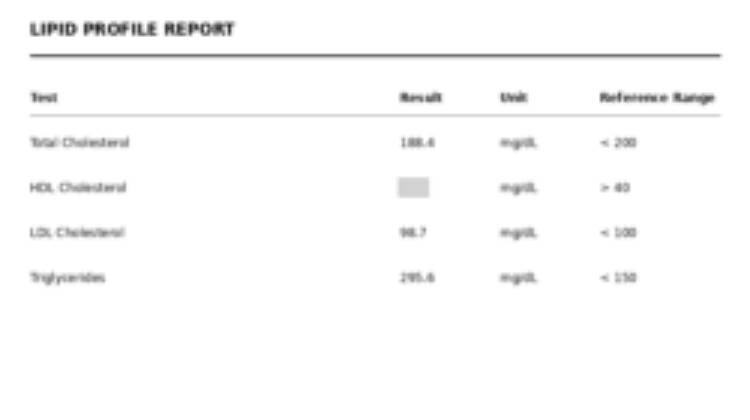
#> input picture dataset_A_synthetic/hard_visual_subset/doc_0021.jpg, 750 x 420 px; its folder holds only this picture in this run
$ python -i image_preflight.py   (imports and definitions only)   (older library calls are emulated)
#> lines starting #> are read from the running program, lines starting #| are printed output that depends on the picture; after the words box and inside, x2 and y2 are one past the last pixel; in counts of white or black regions, pixels touching at a corner belong together
#> further down, picture is the input picture: shape (420, 750, 3); min 33, max 255, mean 250.3
"""
src/image_preflight.py
======================
Standalone Image-Quality Preflight Assessment for BioTrace.

Performs non-destructive, deterministic quality screening on decoded clinical
document images before optical character recognition (OCR) or numerical constraint
verification is initiated.

Assesses:
  1. Input validity: array type, non-empty buffers, valid 2D/3D dimensions and channel layouts.
  2. Resolution adequacy: minimum width, height, and total pixel count.
  3. Focus / Blur estimation: Laplacian variance focus measure on normalized grayscale.
  4. Exposure status: extreme underexposure (near-black) and extreme overexposure (washed out).
  5. Localized specular glare: detects saturated highlight hotspots on non-white document canvases.

Threshold Policy & Limitations:
  - All thresholds are provisional engineering heuristics configured via `PreflightConfig`.
  - Laplacian variance measures high-frequency gradient energy; its raw magnitude is dependent
    on document layout, typography density, and native sensor resolution. It should NOT be
    interpreted as an absolute optical modulation transfer function (MTF).
  - Exposure thresholds evaluate global luminance distributions and do not replace multi-exposure
    radiometric calibration.
  - Quality scores and statuses must NEVER be used to authorize, alter, or validate clinical
    values, nor to override algebraic constraint verification.
  - Cropping / document-boundary detection is intentionally omitted from this initial version
    as reliable boundary extraction requires specialized corner/quadrilateral detection models.
"""

from dataclasses import dataclass
from typing import Any, Dict, List, Optional, Tuple
import cv2
import numpy as np


@dataclass(frozen=True)
class PreflightConfig:
    """
    Centralized, configurable thresholds and parameters for image quality preflight.
    All thresholds represent provisional engineering heuristics.
    """
    # Resolution heuristics
    min_width: int = 200
    min_height: int = 200
    min_total_pixels: int = 60_000  # e.g., 200x300 minimum bounding area

    # Focus / Blur heuristics (Laplacian variance on grayscale canvas)
    # Severe blur: < 30.0 indicates severe loss of character stroke fidelity
    # Borderline blur: 30.0 <= score < 80.0
    # Sharp: >= 80.0
    blur_threshold_severe: float = 30.0
    blur_threshold_sharp: float = 80.0

    # Exposure heuristics (8-bit grayscale luminance 0 - 255)
    underexposed_mean_threshold: float = 40.0
    overexposed_mean_threshold: float = 245.0
    overexposed_max_contrast_std: float = 15.0  # Washed out: high mean AND low standard deviation

    # Localized Glare heuristics
    glare_min_intensity: int = 250
    glare_min_fraction: float = 0.005  # Hotspot occupies at least 0.5% of canvas
    glare_max_fraction: float = 0.35   # Hotspot occupies at most 35% of canvas (distinguishes from white paper)
    glare_min_contrast_diff: float = 40.0  # 99th percentile luminance vs median luminance difference
    glare_min_component_pixels: int = 100  # Minimum connected blob area to avoid single-pixel noise


def _convert_to_grayscale(image: np.ndarray) -> np.ndarray:
    """
    Converts 2D, 3D (BGR/RGB), or 4D (BGRA/RGBA) image to single-channel 8-bit grayscale.
    Does NOT mutate the original image.
    """
    if image.ndim == 2:
        if image.dtype != np.uint8:
            return np.clip(image, 0, 255).astype(np.uint8)
        return image.copy()

    if image.ndim == 3:
        channels = image.shape[2]
        if channels == 1:
            gray = image[:, :, 0]
            return np.clip(gray, 0, 255).astype(np.uint8)
        elif channels == 3:
            return cv2.cvtColor(image, cv2.COLOR_BGR2GRAY)
        elif channels == 4:
            return cv2.cvtColor(image, cv2.COLOR_BGRA2GRAY)

    raise ValueError(f"Cannot convert array with shape {image.shape} to grayscale.")


def detect_localized_glare(
    gray: np.ndarray,
    config: PreflightConfig
) -> Tuple[bool, float]:
    """
    Detects localized specular glare or camera flash flare hotspots.

    Distinguishes specular hotspots from standard white document paper:
      - Clean white scanned documents have high background brightness (> 80% saturated pixels),
        which is normal paper, not localized glare.
      - A glare hotspot occurs when a localized cluster of pixels (0.5% - 35% of canvas)
        is completely saturated (>= 250), while the surrounding paper is noticeably darker
        (99th percentile luminance is at least 40 units higher than the median luminance).

    Returns:
        (possible_glare: bool, saturated_fraction: float)
    """
    total_px = gray.size
    if total_px == 0:
        return False, 0.0

    sat_mask = (gray >= config.glare_min_intensity).astype(np.uint8)
    sat_count = int(np.count_nonzero(sat_mask))
    sat_frac = float(sat_count / total_px)

    # If saturated pixels are outside the localized hotspot fraction, reject glare hypothesis
    if not (config.glare_min_fraction <= sat_frac <= config.glare_max_fraction):
        return False, sat_frac

    p99 = float(np.percentile(gray, 99))
    p50 = float(np.median(gray))

    # Specular flare requires significant local contrast above the median page background
    if (p99 - p50) < config.glare_min_contrast_diff:
        return False, sat_frac

    # Verify connected component blob size to reject scattered noise or salt-and-pepper artifacts
    num_labels, _, stats, _ = cv2.connectedComponentsWithStats(sat_mask, connectivity=8)
    max_blob_area = 0
    for i in range(1, num_labels):
        area = int(stats[i, cv2.CC_STAT_AREA])
        if area > max_blob_area:
            max_blob_area = area

    has_glare_blob = (max_blob_area >= config.glare_min_component_pixels)
    return has_glare_blob, sat_frac


def inspect_image_quality(
    image: Any,
    config: Optional[PreflightConfig] = None
) -> Dict[str, Any]:
    """
    Performs deterministic, non-destructive image quality preflight inspection on a decoded image.

    Args:
        image: Decoded numpy ndarray (grayscale, BGR, or BGRA).
        config: Optional PreflightConfig instance with custom thresholds.

    Returns:
        Structured assessment dictionary containing:
          - input_valid (bool): Whether the input is a well-formed, non-empty image array.
          - width (Optional[int]): Image width in pixels, or None if invalid.
          - height (Optional[int]): Image height in pixels, or None if invalid.
          - resolution_status (str): "ADEQUATE", "LOW_RESOLUTION", "DEGENERATE", or "INVALID".
          - blur_score (Optional[float]): Laplacian variance focus measure, or None if invalid.
          - blur_status (str): "SHARP", "BORDERLINE_BLUR", "SEVERELY_BLURRED", or "NOT_ASSESSED".
          - exposure_status (str): "NORMAL", "UNDEREXPOSED", "OVEREXPOSED", or "NOT_ASSESSED".
          - possible_glare (bool): True if a localized specular reflection hotspot is detected.
          - quality_status (str): Authoritative summary decision:
              "PASS", "WARN_BORDERLINE", "REJECT_INVALID_INPUT", "REJECT_DEGENERATE",
              "REJECT_LOW_RESOLUTION", "REJECT_SEVERELY_BLURRED", "REJECT_EXTREME_EXPOSURE".
          - warnings (List[str]): List of specific clinical/engineering warning messages.
    """
    if config is None:
        config = PreflightConfig()

    warnings: List[str] = []

    # -------------------------------------------------------------------------
    # 1. Input Array Validation
    # -------------------------------------------------------------------------
    if image is None:
        return {
            "input_valid": False,
            "width": None,
            "height": None,
            "resolution_status": "INVALID",
            "blur_score": None,
            "blur_status": "NOT_ASSESSED",
            "exposure_status": "NOT_ASSESSED",
            "possible_glare": False,
            "quality_status": "REJECT_INVALID_INPUT",
            "warnings": ["Input image is None; expected numpy ndarray."],
        }

    if not isinstance(image, np.ndarray):
        return {
            "input_valid": False,
            "width": None,
            "height": None,
            "resolution_status": "INVALID",
            "blur_score": None,
            "blur_status": "NOT_ASSESSED",
            "exposure_status": "NOT_ASSESSED",
            "possible_glare": False,
            "quality_status": "REJECT_INVALID_INPUT",
            "warnings": [f"Input type '{type(image).__name__}' is not a numpy ndarray."],
        }

    if image.size == 0:
        return {
            "input_valid": False,
            "width": 0,
            "height": 0,
            "resolution_status": "DEGENERATE",
            "blur_score": None,
            "blur_status": "NOT_ASSESSED",
            "exposure_status": "NOT_ASSESSED",
            "possible_glare": False,
            "quality_status": "REJECT_DEGENERATE",
            "warnings": ["Empty image array: size is 0 bytes."],
        }

    if image.ndim not in (2, 3):
        return {
            "input_valid": False,
            "width": None,
            "height": None,
            "resolution_status": "INVALID",
            "blur_score": None,
            "blur_status": "NOT_ASSESSED",
            "exposure_status": "NOT_ASSESSED",
            "possible_glare": False,
            "quality_status": "REJECT_INVALID_INPUT",
            "warnings": [f"Invalid image array dimension: ndim={image.ndim}, expected 2 or 3."],
        }

    if image.ndim == 3 and image.shape[2] not in (1, 3, 4):
        return {
            "input_valid": False,
            "width": int(image.shape[1]),
            "height": int(image.shape[0]),
            "resolution_status": "INVALID",
            "blur_score": None,
            "blur_status": "NOT_ASSESSED",
            "exposure_status": "NOT_ASSESSED",
            "possible_glare": False,
            "quality_status": "REJECT_INVALID_INPUT",
            "warnings": [f"Unsupported channel count: {image.shape[2]}, expected 1, 3, or 4."],
        }

    h, w = int(image.shape[0]), int(image.shape[1])
#> h = 420; w = 750
    if h <= 0 or w <= 0:
        return {
            "input_valid": False,
            "width": w,
            "height": h,
            "resolution_status": "DEGENERATE",
            "blur_score": None,
            "blur_status": "NOT_ASSESSED",
            "exposure_status": "NOT_ASSESSED",
            "possible_glare": False,
            "quality_status": "REJECT_DEGENERATE",
            "warnings": [f"Degenerate non-positive image dimensions: {w}x{h}."],
        }

    # -------------------------------------------------------------------------
    # 2. Resolution Assessment
    # -------------------------------------------------------------------------
    total_pixels = h * w
#> total_pixels = 315000
    if w < config.min_width or h < config.min_height or total_pixels < config.min_total_pixels:
        resolution_status = "LOW_RESOLUTION"
        warnings.append(
            f"Image resolution ({w}x{h}, {total_pixels:,} px) is below minimum threshold "
            f"({config.min_width}x{config.min_height}, {config.min_total_pixels:,} px)."
        )
    else:
        resolution_status = "ADEQUATE"

    # -------------------------------------------------------------------------
    # 3. Grayscale Normalization (Non-destructive)
    # -------------------------------------------------------------------------
    try:
        gray = _convert_to_grayscale(image)
    except Exception as e:
        return {
            "input_valid": False,
            "width": w,
            "height": h,
            "resolution_status": resolution_status,
            "blur_score": None,
            "blur_status": "NOT_ASSESSED",
            "exposure_status": "NOT_ASSESSED",
            "possible_glare": False,
            "quality_status": "REJECT_INVALID_INPUT",
            "warnings": [f"Grayscale conversion failed: {e}"],
        }

    # -------------------------------------------------------------------------
    # 4. Focus / Blur Measure (Laplacian Variance)
    # -------------------------------------------------------------------------
    laplacian = cv2.Laplacian(gray, cv2.CV_64F)
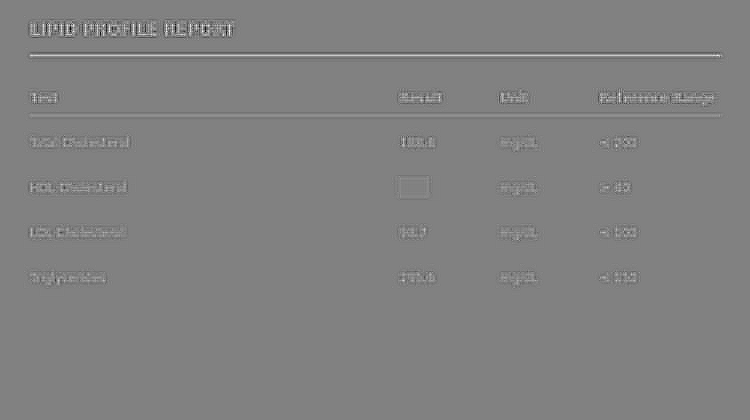
#> laplacian: shape (420, 750) float64; min -126, max 123, mean 0; drawn with min black and max white
    blur_score = float(laplacian.var())
#> blur_score = 40.86

    if blur_score < config.blur_threshold_severe:
        blur_status = "SEVERELY_BLURRED"
        warnings.append(
            f"Severe defocus or motion blur detected: Laplacian variance {blur_score:.2f} "
            f"is below severe threshold {config.blur_threshold_severe:.2f}."
        )
    elif blur_score < config.blur_threshold_sharp:
        blur_status = "BORDERLINE_BLUR"
        warnings.append(
            f"Borderline image sharpness: Laplacian variance {blur_score:.2f} "
            f"is below nominal sharp threshold {config.blur_threshold_sharp:.2f}."
        )
    else:
        blur_status = "SHARP"

    # -------------------------------------------------------------------------
    # 5. Exposure Assessment (Mean Luminance & Contrast Variance)
    # -------------------------------------------------------------------------
    mean_luminance = float(np.mean(gray))
#> mean_luminance = 250.3
    std_luminance = float(np.std(gray))
#> std_luminance = 19.14

    if mean_luminance < config.underexposed_mean_threshold:
        exposure_status = "UNDEREXPOSED"
        warnings.append(
            f"Severe underexposure: mean luminance {mean_luminance:.1f}/255 is below "
            f"threshold {config.underexposed_mean_threshold:.1f}."
        )
    elif (
        mean_luminance > config.overexposed_mean_threshold
        and std_luminance < config.overexposed_max_contrast_std
    ):
        exposure_status = "OVEREXPOSED"
        warnings.append(
            f"Severe overexposure / washed out scan: mean luminance {mean_luminance:.1f}/255 "
            f"with low contrast variance ({std_luminance:.1f})."
        )
    else:
        exposure_status = "NORMAL"

    # -------------------------------------------------------------------------
    # 6. Localized Specular Glare Assessment
    # -------------------------------------------------------------------------
    possible_glare, sat_frac = detect_localized_glare(gray, config)
#> in detect_localized_glare, `sat_mask = (gray >= config.glare_min_intensity).astype(np.uint8)`:
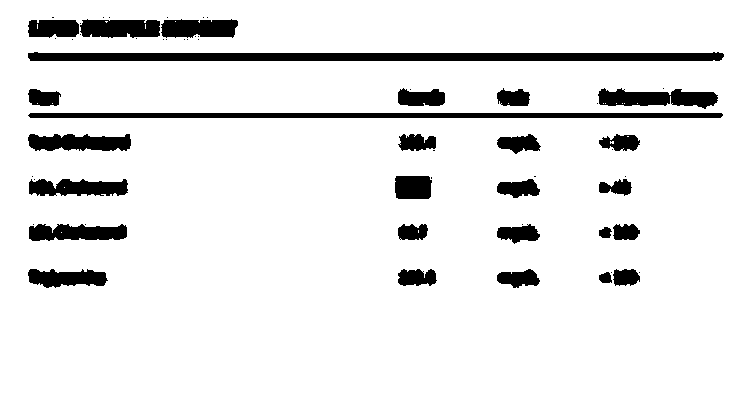
#> sat_mask: shape (420, 750); values 0 (black) and 1 (white), 91.4% white; 60 black regions (33 under 20 px), largest, box (x1, y1, x2, y2) and area: (28, 52, 724, 61) 5559, (28, 113, 723, 118) 3465, (598, 88, 718, 109) 1636
#> in detect_localized_glare, `sat_count = int(np.count_nonzero(sat_mask))`: sat_count = 288063
#> in detect_localized_glare, `sat_frac = float(sat_count / total_px)`: sat_frac = 0.914
#> possible_glare = False; sat_frac = 0.914
    if possible_glare:
        warnings.append(
            f"Possible specular glare or camera flash hotspot detected: {sat_frac * 100:.1f}% "
            f"of canvas contains saturated highlight pixels with elevated local contrast."
        )

    # -------------------------------------------------------------------------
    # 7. Authoritative Quality Status Synthesis
    # -------------------------------------------------------------------------
    if resolution_status == "LOW_RESOLUTION":
        quality_status = "REJECT_LOW_RESOLUTION"
    elif exposure_status in ("UNDEREXPOSED", "OVEREXPOSED"):
        quality_status = "REJECT_EXTREME_EXPOSURE"
    elif blur_status == "SEVERELY_BLURRED":
        quality_status = "REJECT_SEVERELY_BLURRED"
    elif blur_status == "BORDERLINE_BLUR" or possible_glare:
        quality_status = "WARN_BORDERLINE"
    else:
        quality_status = "PASS"

    return {
        "input_valid": True,
        "width": w,
        "height": h,
        "resolution_status": resolution_status,
        "blur_score": round(blur_score, 4),
        "blur_status": blur_status,
        "exposure_status": exposure_status,
        "possible_glare": possible_glare,
        "quality_status": quality_status,
        "warnings": warnings,
    }

>>> import cv2
>>> picture = cv2.imread('../dataset_A_synthetic/hard_visual_subset/doc_0021.jpg')
>>> result = inspect_image_quality(picture)
#> result = 10 items

$ run again, on dataset_A_synthetic/hard_visual_subset/doc_0032.jpg
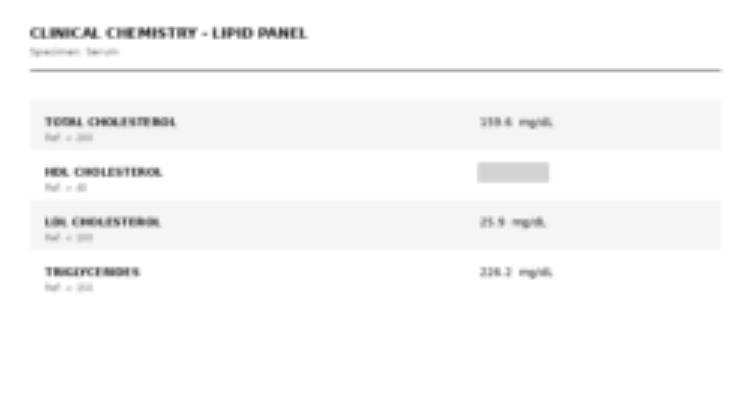
#> input picture dataset_A_synthetic/hard_visual_subset/doc_0032.jpg, 750 x 420 px
#> picture is the input picture: shape (420, 750, 3); min 40, max 255, mean 249.4
#> in inspect_image_quality, `laplacian = cv2.Laplacian(gray, cv2.CV_64F)`:
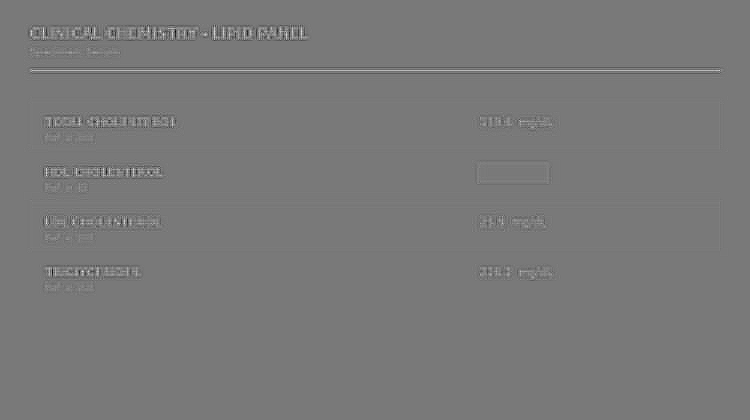
#> laplacian: shape (420, 750) float64; min -129, max 142, mean 0; drawn with min black and max white
#> blur_score = 39.29
#> mean_luminance = 249.4
#> std_luminance = 16.92
#> in detect_localized_glare, `sat_mask = (gray >= config.glare_min_intensity).astype(np.uint8)`:
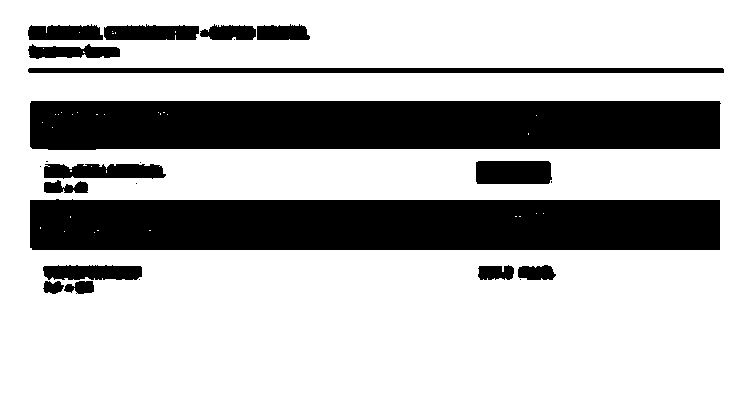
#> sat_mask: shape (420, 750); values 0 (black) and 1 (white), 73.9% white; 24 black regions (8 under 20 px), largest, box (x1, y1, x2, y2) and area: (30, 199, 720, 250) 34484, (30, 101, 721, 150) 33145, (28, 68, 724, 73) 3477
#> sat_count = 232834
#> in detect_localized_glare, `sat_frac = float(sat_count / total_px)`: sat_frac = 0.739
#> in inspect_image_quality, `possible_glare, sat_frac = detect_localized_glare(gray, config)`: possible_glare = False; sat_frac = 0.739
#> result = 10 items

$ run again, on dataset_A_synthetic/hard_visual_subset/doc_0037.jpg
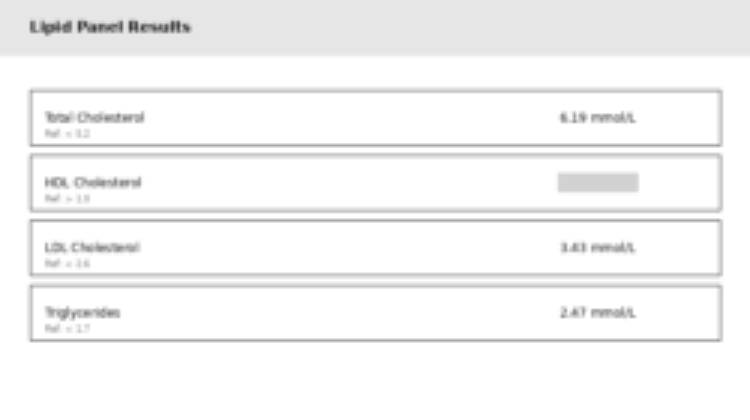
#> input picture dataset_A_synthetic/hard_visual_subset/doc_0037.jpg, 750 x 420 px
#> picture is the input picture: shape (420, 750, 3); min 59, max 255, mean 244.8
#> in inspect_image_quality, `laplacian = cv2.Laplacian(gray, cv2.CV_64F)`:
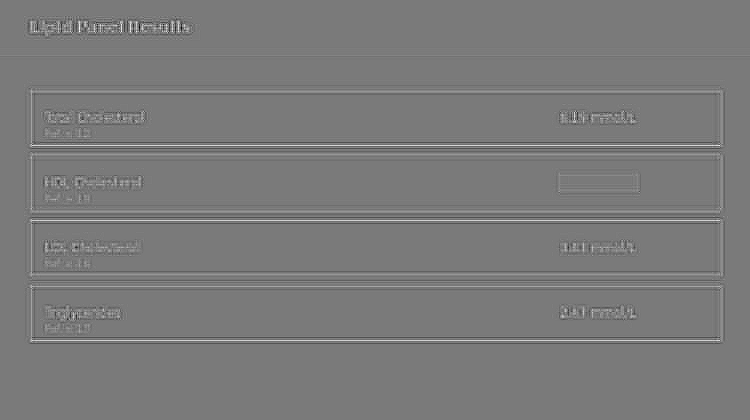
#> laplacian: shape (420, 750) float64; min -93, max 100, mean 0; drawn with min black and max white
#> blur_score = 70.84
#> mean_luminance = 244.8
#> std_luminance = 19
#> in detect_localized_glare, `sat_mask = (gray >= config.glare_min_intensity).astype(np.uint8)`:
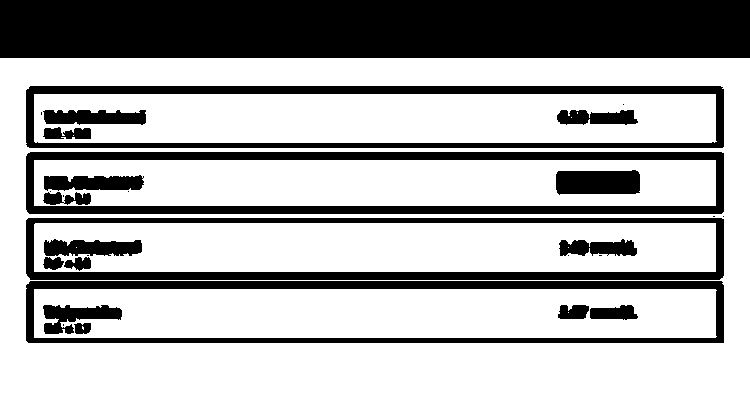
#> sat_mask: shape (420, 750); values 0 (black) and 1 (white), 69.4% white; 30 black regions (11 under 20 px), largest, box (x1, y1, x2, y2) and area: (0, 0, 750, 58) 43500, (26, 152, 724, 214) 11884, (26, 86, 724, 148) 9838
#> sat_count = 218731
#> in detect_localized_glare, `sat_frac = float(sat_count / total_px)`: sat_frac = 0.694
#> in inspect_image_quality, `possible_glare, sat_frac = detect_localized_glare(gray, config)`: possible_glare = False; sat_frac = 0.694
#> result = 10 items
